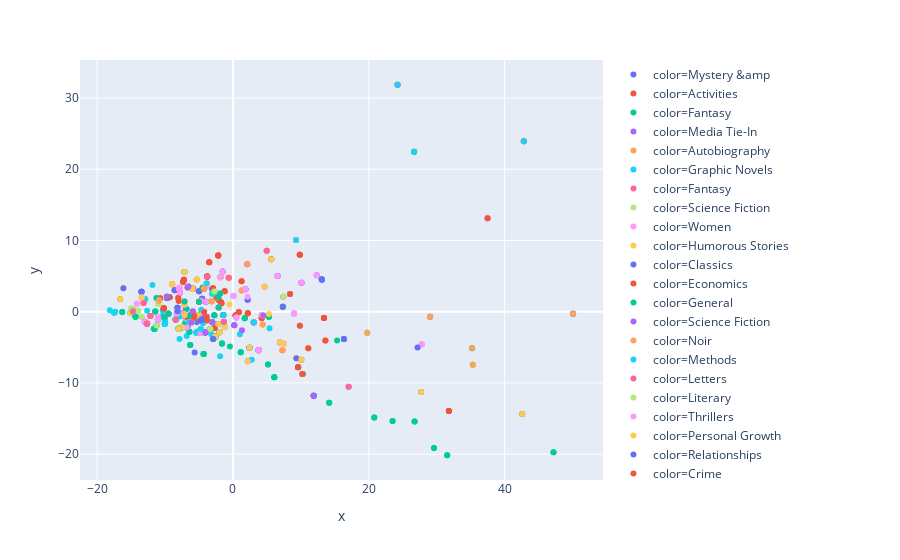

Here is the notebook cell this chart was saved with:
### Code cell
px.scatter(x=x,
           y=y,
           color=df["generes"],
           hover_name=df["title"])
